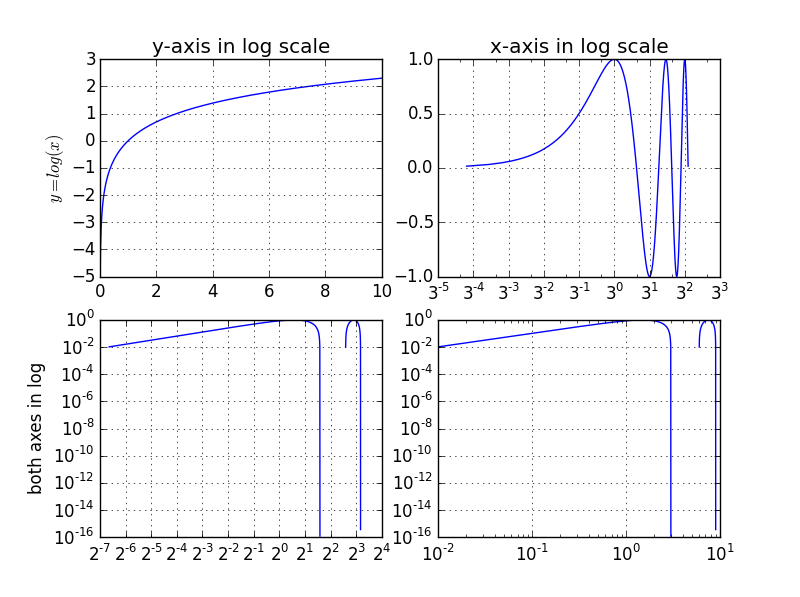

Python code for this plot:
import matplotlib.pyplot as plt
import numpy as np

x = np.arange(0., 10, 0.01)

fig = plt.figure()

ax1 = fig.add_subplot(221)
y1 = np.log(x)
ax1.plot(x, y1);
ax1.grid(True)
ax1.set_ylabel('$y = log(x)$');
ax1.set_title('y-axis in log scale')

ax2 = fig.add_subplot(222)
y2 = np.sin(np.pi*x/2.)
ax2.semilogx(x, y2, basex = 3);
ax2.grid(True)
ax2.set_title('x-axis in log scale')

ax3 = fig.add_subplot(223)
y3 = np.sin(np.pi*x/3.)
ax3.loglog(x, y3, basex=2);
ax3.grid(True)
ax3.set_ylabel('both axes in log');

ax4 = fig.add_subplot(224)
y4 = np.cos(2*x)
ax4.loglog(x, y3, basex=10);
ax4.grid(True)

plt.show()
